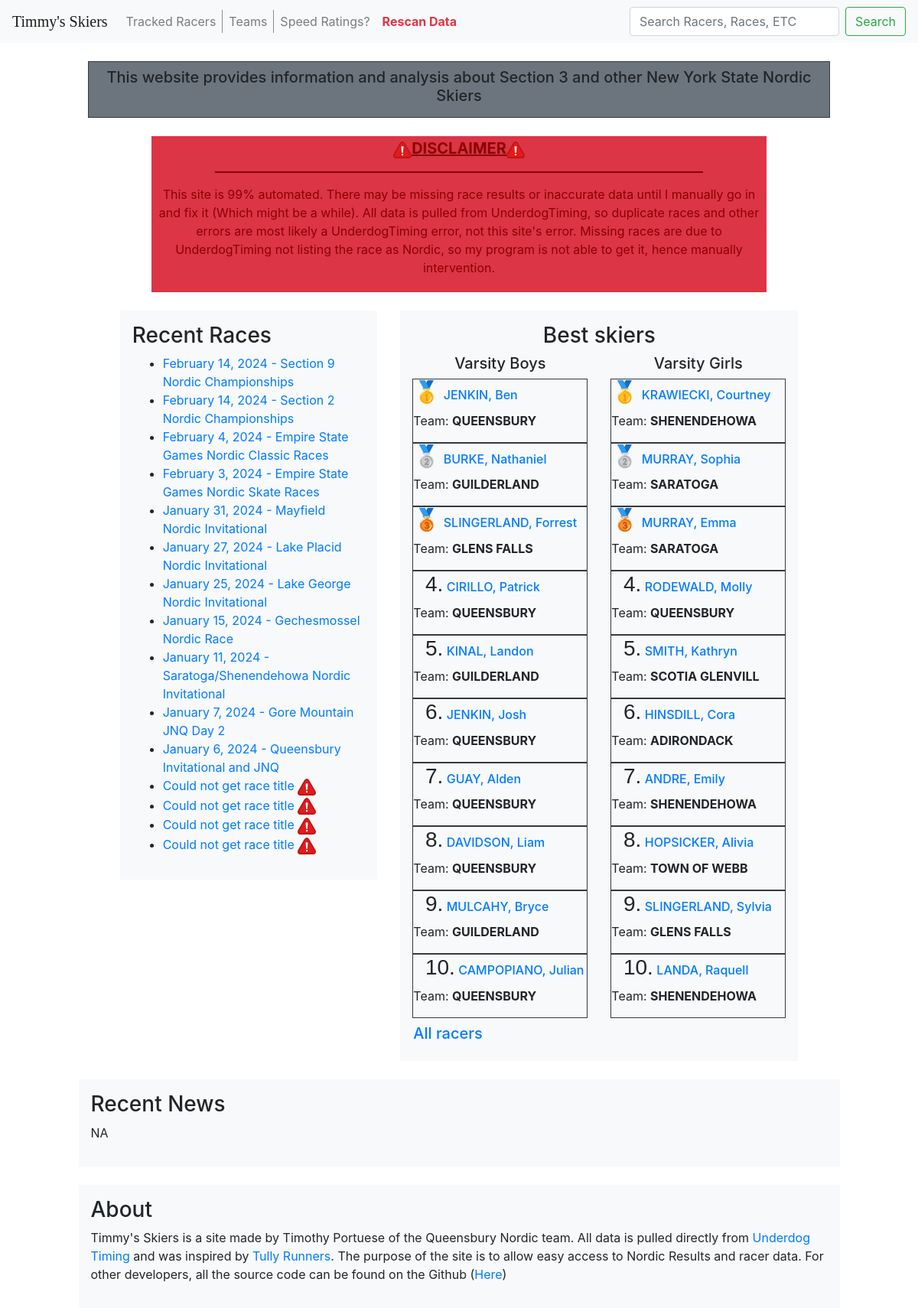
The page / on the database its author committed.
### skiers/models.py (models this page shows)
class Sites(models.Model):
    site = models.CharField(max_length=255)
    title = models.CharField(max_length=255)

class Racer(models.Model):
    firstname = models.CharField(max_length=100)
    lastname = models.CharField(max_length=100)
    team = models.CharField(max_length=50)

### skiers/views.py (the view)
# urls.py: path("", views.index, name="index"),
def index(request):
    races = Sites.objects.all()
    boyracers = []
    girlracers = []
    vbResults = Result.objects.filter(level="VARSITY BOYS")
    vgResults = Result.objects.filter(level="VARSITY GIRLS")
    for result in vbResults:
        result.racer.team = " ".join(str(result.racer.team).split(" ")[1:])
        boyracers.append({"racer":result.racer, "score": calcTotalRacerScore(result.racer)})
    for result in vgResults:
        result.racer.team = " ".join(str(result.racer.team).split(" ")[1:])
        girlracers.append({"racer":result.racer, "score": calcTotalRacerScore(result.racer)})
    boyracers = [dict(t) for t in {tuple(d.items()) for d in boyracers}]
    girlracers = [dict(t) for t in {tuple(d.items()) for d in girlracers}]
    sorted_boyracers = sorted(boyracers, key=lambda x: x['score'], reverse=True)
    sorted_girlracers = sorted(girlracers, key=lambda x: x['score'], reverse=True)
    return render(request, "skiers/index.html", {
        "races": races,
        "b": sorted_boyracers[:10],
        "g": sorted_girlracers[:10]
    })

### skiers/helpers/pdf.py (called while the page is built)
def calcTotalRacerScore(racer):
    total = 0
    for result in Result.objects.filter(racer=racer):
        total = total + result.score
    return total

### skiers/templates/skiers/index.html (shortened to what this page needs)
{% extends "skiers/layout.html" %}
{% load static %}
{% block body %}
<br>
<div class="container col-10">
    <div class="row justify-content-center">
        <div class="col-12">
            <div class="border border-dark p-2 bg-secondary text-center">
                <h5 class="thanks-tully">This website provides information and analysis about Section 3 and other New
                    York State Nordic Skiers</h5>
            </div>
        </div>
    </div>
    <br>
    <div class="row justify-content-center">
        <div class="col-10">
            <div class="bg-danger text-center p-1">
                <h5 style="color:darkred; text-decoration: underline;"><img src="{% static 'skiers/warning.svg' %}" width="24px" height="24px" draggable="false"><b>DISCLAIMER</b><img src="{% static 'skiers/warning.svg' %}" width="24px" height="24px" draggable="false"></h5>
                <hr style="border: 1.5px groove darkred; width:80%">
                <p style="color: darkred;">This site is 99% automated.  There may be missing race results or inaccurate data until I manually go in and fix it (Which might be a while).  All data is pulled from UnderdogTiming, so duplicate races and other errors are most likely a UnderdogTiming error, not this site's error.  Missing races are due to UnderdogTiming not listing the race as Nordic, so my program is not able to get it, hence manually intervention.</p>
            </div>
        </div>
    </div>
</div>
<div class="container mt-4 col-11">
    <div class="row justify-content-center">
        <div class="col-md-4 col-5">
            <div class="bg-light p-3">
                <h3>Recent Races</h3>
                <ul>
                    {% for race in races %}
                    <li><a href="{{race.site}}" target="_blank">{% if not race.title %}Could not get race title <img src="{% static 'skiers/warning.svg' %}" width="24px" height="24px" draggable="false" aria-label="Program could not get race title.  This is likely due to the race having multiple result listings on UnderdogTiming" title="Program could not get race title.  &#010; This is likely due to the race having multiple result listings on UnderdogTiming">{% else%} {{race.title}}
                            {% endif %}</a></li>
                    {%endfor %}
                </ul>
            </div>
        </div>
        <div class="col-md-6 col-6">
            <div class="bg-light p-3">
                <h3 style="text-align:center;">Best skiers</h3>
                <div class="row">
                    <div class="col-md-6">
                        <h5 style="text-align:center">Varsity Boys</h5>
                        {% for race in b %}
                     <div class="border border-dark">
                         <h3 class="d-inline-block" style="font-family: 'Protest Strike', sans-serif;">{% if forloop.counter == 1 %} 🥇 {%elif forloop.counter == 2%} 🥈 {% elif forloop.counter == 3%} 🥉 {% else %} &nbsp; {{forloop.counter}}. {%endif%}</h3>
                            <h6 class="d-inline-block" ><a href="/racers/{{race.racer.id}}">{{ race.racer.lastname }} {{ race.racer.firstname}}</a></h6>
                            <p class="p-0">Team: <b>{{race.racer.team}}</b></p>
                    </div>
                    {% endfor %}
                </div>
                <div class="col-md-6">
                    <h5 style="text-align:center;">Varsity Girls</h5>
                    {% for race in g %}
                    <div class="border border-dark">
                         <h3 class="d-inline-block" style="font-family: 'Protest Strike', sans-serif;">{% if forloop.counter == 1 %} 🥇 {%elif forloop.counter == 2%} 🥈 {% elif forloop.counter == 3%} 🥉 {% else %} &nbsp; {{forloop.counter}}. {%endif%}</h3>
                        <h6 class="d-inline-block"><a href="/racers/{{race.racer.id}}">{{ race.racer.lastname }} {{ race.racer.firstname }}</a>
                        </h6>
                        <p class="p-0">Team: <b>{{race.racer.team}}</b></p>
                    </div>
                    {% endfor %}
                </div>
                <h5 class="mt-2 ml-3"><a href="/tracked_racers">All racers</a></h5>
            </div>
        </div>
    </div>
</div>
</div>
<br>
<div class="row justify-content-center">
    <div class="col-md-10 col-10">
        <div class="bg-light p-3">
            <h3>Recent News</h3>
            <p>NA</p>
        </div>
    </div>
</div>
<br>
<div class="row justify-content-center">
    <div class="col-md-10 col-10">
        <div class="bg-light p-3">
            <h3>About</h3>
            <p>Timmy's Skiers is a site made by Timothy Portuese of the Queensbury Nordic team. All data is pulled
                directly from <a href="https://underdogtiming.com" target="_blank">Underdog Timing</a> and was inspired by <a
                    href="http://tullyrunners.com" target="_blank">Tully Runners</a>. The purpose of the site is to allow easy access to Nordic
                Results and racer data. For other developers, all the source code can be found on the Github (<a
                    href="https://github.com/Mipppy/skiers" target="_blank">Here</a>) </p>
        </div>
    </div>
</div>
</div>
{% endblock %}

### skiers/templates/skiers/layout.html (shortened to what this page needs)
{% load static %}
<!DOCTYPE html>
<html lang="en">
<head>
    <link rel="stylesheet" href="https://stackpath.bootstrapcdn.com/bootstrap/4.4.1/css/bootstrap.min.css"
>
</head>
<body>
    <nav class="navbar navbar-expand-lg navbar-light bg-light">
        <a class="navbar-brand" href="/" style="font-family: 'Libre Baskerville', serif;">Timmy's Skiers</a>
        <div class="collapse navbar-collapse" id="navbarSupportedContent">
            <ul class="navbar-nav mr-auto">
                <li class="nav-item">
                    <a class="nav-link" href="/tracked_racers">Tracked Racers</a>
                </li>
                <li class="nav-item">
                    <a class="nav-link" href="/all_teams">Teams</a>
                </li>
                <li class="nav-item">
                    <a class="nav-link" href="#">Speed Ratings?</a>
                </li>
                <li class="nav-item">
                    <a class="nav-link text-danger m-0 font-weight-bold" href="/rescan" onclick="alert('Expect Slowdowns\nDo not reload/close site until loading has stopped, or scanning will not occur')">Rescan Data</a>
                </li>
            </ul>
            <form class="form-inline my-2 my-lg-0" action="/search" method="post">
                <input class="form-control mr-sm-2" type="search" placeholder="Search Racers, Races, ETC" aria-label="Search" name="query">
                <button class="btn btn-outline-success my-2 my-sm-0" type="submit">Search</button>
            </form>
        </div>
    </nav>
    <div class="body">
        {% block body %}
        {% endblock%}
</body>
</html>

### rows shown on the page
Sites: title "February 14, 2024 - Section 9 Nordic Championships"
Sites: title "February 14, 2024 - Section 2 Nordic Championships"
Sites: title "February 4, 2024 - Empire State Games Nordic Classic Races"
Sites: title "February 3, 2024 - Empire State Games Nordic Skate Races"
Sites: title "January 31, 2024 - Mayfield Nordic Invitational"
Sites: title "January 27, 2024 - Lake Placid Nordic Invitational"
Sites: title "January 25, 2024 - Lake George Nordic Invitational"
Sites: title "January 15, 2024 - Gechesmossel Nordic Race"
Sites: title "January 11, 2024 - Saratoga/Shenendehowa Nordic Invitational"
Sites: title "January 7, 2024 - Gore Mountain JNQ Day 2"
Sites: title "January 6, 2024 - Queensbury Invitational and JNQ"
Racer: racer.lastname "JENKIN,", racer.firstname "Ben", racer.team "QUEENSBURY"
Racer: racer.lastname "BURKE,", racer.firstname "Nathaniel", racer.team "GUILDERLAND"
Racer: racer.lastname "SLINGERLAND,", racer.firstname "Forrest", racer.team "GLENS FALLS"
Racer: racer.lastname "CIRILLO,", racer.firstname "Patrick", racer.team "QUEENSBURY"
Racer: racer.lastname "KINAL,", racer.firstname "Landon", racer.team "GUILDERLAND"
Racer: racer.lastname "JENKIN,", racer.firstname "Josh", racer.team "QUEENSBURY"
Racer: racer.lastname "GUAY,", racer.firstname "Alden", racer.team "QUEENSBURY"
Racer: racer.lastname "DAVIDSON,", racer.firstname "Liam", racer.team "QUEENSBURY"
Racer: racer.lastname "MULCAHY,", racer.firstname "Bryce", racer.team "GUILDERLAND"
Racer: racer.lastname "CAMPOPIANO,", racer.firstname "Julian", racer.team "QUEENSBURY"
Racer: racer.lastname "KRAWIECKI,", racer.firstname "Courtney", racer.team "SHENENDEHOWA"
Racer: racer.lastname "MURRAY,", racer.firstname "Sophia", racer.team "SARATOGA"
Racer: racer.lastname "MURRAY,", racer.firstname "Emma", racer.team "SARATOGA"
Racer: racer.lastname "RODEWALD,", racer.firstname "Molly", racer.team "QUEENSBURY"
Racer: racer.lastname "SMITH,", racer.firstname "Kathryn", racer.team "SCOTIA GLENVILL"
Racer: racer.lastname "HINSDILL,", racer.firstname "Cora", racer.team "ADIRONDACK"
Racer: racer.lastname "ANDRE,", racer.firstname "Emily", racer.team "SHENENDEHOWA"
Racer: racer.lastname "HOPSICKER,", racer.firstname "Alivia", racer.team "TOWN OF WEBB"
Racer: racer.lastname "SLINGERLAND,", racer.firstname "Sylvia", racer.team "GLENS FALLS"
Racer: racer.lastname "LANDA,", racer.firstname "Raquell", racer.team "SHENENDEHOWA"
